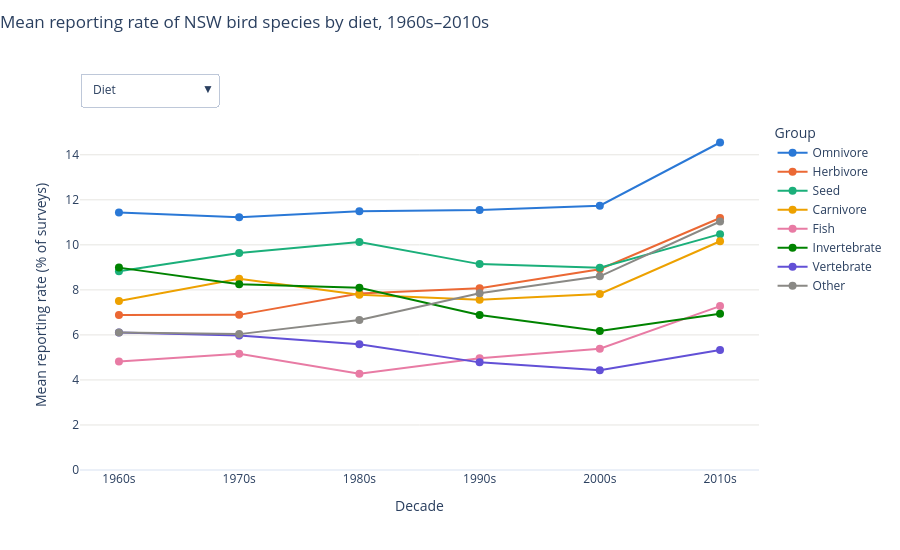

Notebook code cell kept with this figure:
### Markdown cell above
# Slide 1

### Code cell
import plotly.graph_objects as go

# Reporting rate of a species in a decade = share of that decade's surveys that recorded it.
# Atlas surveys only, 1960s-2010s: effort is thin before 1960, and DES (2020+) is a different program.
DECADES = list(range(1960, 2020, 10))

# Most early "surveys" are one-off sightings of a single species (84% in the 1960s vs 16% in the 2010s),
# which would make every species look like it's increasing. Keeping only surveys that list at least
# 20 species (i.e. full checklists) holds the median list at 36-45 species in every decade.
MIN_LIST_LENGTH = 20

atlas_decades = (
    all_obs
    .filter(pl.col("Source") == "Atlas")
    .with_columns(decade=pl.col("Observation End Date").dt.year() // 10 * 10)
    .filter(pl.col("decade").is_in(DECADES))
    .filter(pl.col("Species ID").n_unique().over("Survey ID") >= MIN_LIST_LENGTH)
)
surveys_per_decade = atlas_decades.group_by("decade").agg(surveys=pl.col("Survey ID").n_unique())
detections = atlas_decades.group_by("Species ID", "decade").agg(detections=pl.col("Survey ID").n_unique())

# Species list -> traits: IOC_Species_ID is text like "31.0", traits ID is a float
species_traits = (
    species
    .select(
        pl.col("spNo").alias("Species ID"),
        pl.col("IOC_Species_ID").cast(pl.Float64, strict=False).cast(pl.Int64).alias("ID"),
    )
    .join(traits.with_columns(pl.col("ID").cast(pl.Int64)), on="ID", how="inner")
)

# Every recorded species x every decade, so a decade where a species wasn't seen counts as 0
reporting_rates = (
    detections.select("Species ID").unique()
    .join(pl.DataFrame({"decade": DECADES}, schema={"decade": pl.Int32}), how="cross")
    .join(detections, on=["Species ID", "decade"], how="left")
    .join(surveys_per_decade, on="decade")
    .with_columns(reporting_rate=pl.col("detections").fill_null(0) / pl.col("surveys") * 100)
    .join(species_traits, on="Species ID", how="inner")
    # Extinct species sit at 0 throughout and only flatten their groups
    .filter(pl.col("Local_Status") != "Extinct")
)

TRAITS = {
    "Primary_Diet": "Diet",
    "Primary_Habitat": "Habitat",
    "Foraging_Strategy": "Foraging strategy",
    "Body_Size": "Body size",
    "Mobility": "Mobility",
    "ALA_IUCN": "IUCN status",
}
MAX_GROUPS = 8          # the palette has 8 hues; smaller groups fold into "Other"
MIN_GROUP_SPECIES = 3   # a mean over 1-2 species is too noisy to read a trend from
COLOURS = ["#2a78d6", "#eb6834", "#1baf7a", "#eda100", "#e87ba4", "#008300", "#6250d6", "#e34948"]
OTHER_COLOUR = "#8a8985"  # grey, so the catch-all doesn't read as a real group

def trait_lines(trait: str) -> pl.DataFrame:
    """Mean reporting rate per decade for each group of a trait."""
    rates = reporting_rates.filter(pl.col(trait).is_not_null())
    group_sizes = (
        rates.group_by(trait).agg(pl.col("Species ID").n_unique().alias("n"))
        .filter(pl.col("n") >= MIN_GROUP_SPECIES)
        .sort("n", descending=True)
    )
    keep = group_sizes[trait].head(MAX_GROUPS - 1 if group_sizes.height > MAX_GROUPS else MAX_GROUPS)
    rates = rates.with_columns(
        pl.when(pl.col(trait).is_in(keep.implode())).then(pl.col(trait)).otherwise(pl.lit("Other")).alias(trait)
    )
    return (
        rates
        .group_by(pl.col(trait).alias("group"), "decade")
        .agg(rate=pl.col("reporting_rate").mean(), species=pl.col("Species ID").n_unique())
        .sort("decade")
    )

fig = go.Figure()
buttons = []
for t, (trait, label) in enumerate(TRAITS.items()):
    lines = trait_lines(trait)
    # Order groups by their latest rate so the legend reads top-to-bottom like the line ends
    order = lines.filter(pl.col("decade") == max(DECADES)).sort("rate", descending=True)["group"].to_list()
    order = [g for g in order if g != "Other"] + (["Other"] if "Other" in order else [])
    for i, group in enumerate(order):
        line = lines.filter(pl.col("group") == group)
        fig.add_trace(go.Scatter(
            x=[f"{d}s" for d in line["decade"]],
            y=line["rate"].to_list(),
            name=group,
                        mode="lines+markers",
            line=dict(width=2, color=OTHER_COLOUR if group == "Other" else COLOURS[i]),
            marker=dict(size=8),
            customdata=line["species"].to_list(),
            hovertemplate=f"{group}: %{{y:.1f}}% (%{{customdata}} species)<extra></extra>",
            visible=(t == 0),
        ))
    buttons.append((label, len(order)))

# One dropdown entry per trait: show only that trait's lines
traces_so_far = 0
menu = []
for label, n in buttons:
    visible = [False] * len(fig.data)
    visible[traces_so_far:traces_so_far + n] = [True] * n
    traces_so_far += n
    menu.append(dict(label=label, method="update",
                     args=[{"visible": visible},
                           {"title.text": f"Mean reporting rate of NSW bird species by {label.lower()}, 1960s–2010s"}]))

fig.update_layout(
    template="plotly_white",
    title=dict(text=f"Mean reporting rate of NSW bird species by {buttons[0][0].lower()}, 1960s–2010s",
               x=0, y=0.97, yanchor="top"),
    # Trait picker sits under the title, above the plot
    updatemenus=[dict(buttons=menu, x=0, xanchor="left", y=1.04, yanchor="bottom", showactive=True)],
    xaxis=dict(title="Decade", showgrid=False),
    yaxis=dict(title="Mean reporting rate (% of surveys)", rangemode="tozero", gridcolor="#e6e5e1"),
    hovermode="x unified",
    legend=dict(title="Group"),
    margin=dict(t=120),
    height=550,
)
fig.show()

### Figure 1 — Plotly figure (JSON) as saved in the notebook; plotly's stock layout.template omitted (floating-point values rounded to 4 significant figures)
{"data": [{"customdata": [55, 55, 55, 55, 55, 55], "hovertemplate": "Omnivore: %{y:.1f}% (%{customdata} species)<extra></extra>", "line": {"color": "#2a78d6", "width": 2}, "marker": {"size": 8}, "mode": "lines+markers", "name": "Omnivore", "type": "scatter", "visible": true, "x": ["1960s", "1970s", "1980s", "1990s", "2000s", "2010s"], "y": [11.44, 11.22, 11.49, 11.55, 11.74, 14.55]}, {"customdata": [21, 21, 21, 21, 21, 21], "hovertemplate": "Herbivore: %{y:.1f}% (%{customdata} species)<extra></extra>", "line": {"color": "#eb6834", "width": 2}, "marker": {"size": 8}, "mode": "lines+markers", "name": "Herbivore", "type": "scatter", "visible": true, "x": ["1960s", "1970s", "1980s", "1990s", "2000s", "2010s"], "y": [6.88, 6.89, 7.843, 8.075, 8.919, 11.19]}, {"customdata": [51, 51, 51, 51, 51, 51], "hovertemplate": "Seed: %{y:.1f}% (%{customdata} species)<extra></extra>", "line": {"color": "#1baf7a", "width": 2}, "marker": {"size": 8}, "mode": "lines+markers", "name": "Seed", "type": "scatter", "visible": true, "x": ["1960s", "1970s", "1980s", "1990s", "2000s", "2010s"], "y": [8.829, 9.633, 10.12, 9.145, 8.981, 10.48]}, {"customdata": [35, 35, 35, 35, 35, 35], "hovertemplate": "Carnivore: %{y:.1f}% (%{customdata} species)<extra></extra>", "line": {"color": "#eda100", "width": 2}, "marker": {"size": 8}, "mode": "lines+markers", "name": "Carnivore", "type": "scatter", "visible": true, "x": ["1960s", "1970s", "1980s", "1990s", "2000s", "2010s"], "y": [7.51, 8.499, 7.785, 7.563, 7.819, 10.16]}, {"customdata": [48, 48, 48, 48, 48, 48], "hovertemplate": "Fish: %{y:.1f}% (%{customdata} species)<extra></extra>", "line": {"color": "#e87ba4", "width": 2}, "marker": {"size": 8}, "mode": "lines+markers", "name": "Fish", "type": "scatter", "visible": true, "x": ["1960s", "1970s", "1980s", "1990s", "2000s", "2010s"], "y": [4.818, 5.159, 4.28, 4.959, 5.388, 7.279]}, {"customdata": [269, 269, 269, 269, 269, 269], "hovertemplate": "Invertebrate: %{y:.1f}% (%{customdata} species)<extra></extra>", "line": {"color": "#008300", "width": 2}, "marker": {"size": 8}, "mode": "lines+markers", "name": "Invertebrate", "type": "scatter", "visible": true, "x": ["1960s", "1970s", "1980s", "1990s", "2000s", "2010s"], "y": [8.989, 8.254, 8.097, 6.884, 6.175, 6.943]}, {"customdata": [25, 25, 25, 25, 25, 25], "hovertemplate": "Vertebrate: %{y:.1f}% (%{customdata} species)<extra></extra>", "line": {"color": "#6250d6", "width": 2}, "marker": {"size": 8}, "mode": "lines+markers", "name": "Vertebrate", "type": "scatter", "visible": true, "x": ["1960s", "1970s", "1980s", "1990s", "2000s", "2010s"], "y": [6.107, 5.976, 5.584, 4.78, 4.43, 5.329]}, {"customdata": [45, 45, 45, 45, 45, 45], "hovertemplate": "Other: %{y:.1f}% (%{customdata} species)<extra></extra>", "line": {"color": "#8a8985", "width": 2}, "marker": {"size": 8}, "mode": "lines+markers", "name": "Other", "type": "scatter", "visible": true, "x": ["1960s", "1970s", "1980s", "1990s", "2000s", "2010s"], "y": [6.108, 6.035, 6.662, 7.852, 8.601, 11.04]}, {"customdata": [71, 71, 71, 71, 71, 71], "hovertemplate": "Woodland: %{y:.1f}% (%{customdata} species)<extra></extra>", "line": {"color": "#2a78d6", "width": 2}, "marker": {"size": 8}, "mode": "lines+markers", "name": "Woodland", "type": "scatter", "visible": false, "x": ["1960s", "1970s", "1980s", "1990s", "2000s", "2010s"], "y": [12.69, 13.64, 13.32, 11.9, 11.32, 13.32]}, {"customdata": [125, 125, 125, 125, 125, 125], "hovertemplate": "Forest: %{y:.1f}% (%{customdata} species)<extra></extra>", "line": {"color": "#eb6834", "width": 2}, "marker": {"size": 8}, "mode": "lines+markers", "name": "Forest", "type": "scatter", "visible": false, "x": ["1960s", "1970s", "1980s", "1990s", "2000s", "2010s"], "y": [12.26, 10.72, 11.44, 10.79, 10.26, 11.49]}, {"customdata": [88, 88, 88, 88, 88, 88], "hovertemplate": "Wetland: %{y:.1f}% (%{customdata} species)<extra></extra>", "line": {"color": "#1baf7a", "width": 2}, "marker": {"size": 8}, "mode": "lines+markers", "name": "Wetland", "type": "scatter", "visible": false, "x": ["1960s", "1970s", "1980s", "1990s", "2000s", "2010s"], "y": [8.754, 9.029, 8.029, 7.665, 8.136, 10.72]}, {"customdata": [63, 63, 63, 63, 63, 63], "hovertemplate": "Shrub: %{y:.1f}% (%{customdata} species)<extra></extra>", "line": {"color": "#eda100", "width": 2}, "marker": {"size": 8}, "mode": "lines+markers", "name": "Shrub", "type": "scatter", "visible": false, "x": ["1960s", "1970s", "1980s", "1990s", "2000s", "2010s"], "y": [9.022, 8.43, 8.511, 7.604, 6.901, 7.777]}, {"customdata": [40, 40, 40, 40, 40, 40], "hovertemplate": "Grassland: %{y:.1f}% (%{customdata} species)<extra></extra>", "line": {"color": "#e87ba4", "width": 2}, "marker": {"size": 8}, "mode": "lines+markers", "name": "Grassland", "type": "scatter", "visible": false, "x": ["1960s", "1970s", "1980s", "1990s", "2000s", "2010s"], "y": [6.56, 6.552, 6.418, 5.893, 5.849, 7.275]}, {"customdata": [45, 45, 45, 45, 45, 45], "hovertemplate": "Coastal: %{y:.1f}% (%{customdata} species)<extra></extra>", "line": {"color": "#008300", "width": 2}, "marker": {"size": 8}, "mode": "lines+markers", "name": "Coastal", "type": "scatter", "visible": false, "x": ["1960s", "1970s", "1980s", "1990s", "2000s", "2010s"], "y": [3.002, 2.703, 2.431, 3.024, 3.211, 4.422]}, {"customdata": [75, 75, 75, 75, 75, 75], "hovertemplate": "Sea: %{y:.1f}% (%{customdata} species)<extra></extra>", "line": {"color": "#6250d6", "width": 2}, "marker": {"size": 8}, "mode": "lines+markers", "name": "Sea", "type": "scatter", "visible": false, "x": ["1960s", "1970s", "1980s", "1990s", "2000s", "2010s"], "y": [0.2448, 0.1466, 0.1217, 0.1532, 0.1612, 0.2353]}, {"customdata": [42, 42, 42, 42, 42, 42], "hovertemplate": "Other: %{y:.1f}% (%{customdata} species)<extra></extra>", "line": {"color": "#8a8985", "width": 2}, "marker": {"size": 8}, "mode": "lines+markers", "name": "Other", "type": "scatter", "visible": false, "x": ["1960s", "1970s", "1980s", "1990s", "2000s", "2010s"], "y": [8.944, 9.771, 9.882, 8.768, 8.429, 10.69]}, {"customdata": [75, 75, 75, 75, 75, 75], "hovertemplate": "Mid height: %{y:.1f}% (%{customdata} species)<extra></extra>", "line": {"color": "#2a78d6", "width": 2}, "marker": {"size": 8}, "mode": "lines+markers", "name": "Mid height", "type": "scatter", "visible": false, "x": ["1960s", "1970s", "1980s", "1990s", "2000s", "2010s"], "y": [13.62, 12.91, 13.05, 11.83, 10.87, 12.36]}, {"customdata": [48, 48, 48, 48, 48, 48], "hovertemplate": "Canopy: %{y:.1f}% (%{customdata} species)<extra></extra>", "line": {"color": "#eb6834", "width": 2}, "marker": {"size": 8}, "mode": "lines+markers", "name": "Canopy", "type": "scatter", "visible": false, "x": ["1960s", "1970s", "1980s", "1990s", "2000s", "2010s"], "y": [10.53, 9.289, 10.23, 9.931, 9.657, 11.25]}, {"customdata": [48, 48, 48, 48, 48, 48], "hovertemplate": "Understorey: %{y:.1f}% (%{customdata} species)<extra></extra>", "line": {"color": "#1baf7a", "width": 2}, "marker": {"size": 8}, "mode": "lines+markers", "name": "Understorey", "type": "scatter", "visible": false, "x": ["1960s", "1970s", "1980s", "1990s", "2000s", "2010s"], "y": [10.85, 10.61, 10.91, 9.506, 8.846, 9.859]}, {"customdata": [206, 206, 206, 206, 206, 206], "hovertemplate": "On ground: %{y:.1f}% (%{customdata} species)<extra></extra>", "line": {"color": "#eda100", "width": 2}, "marker": {"size": 8}, "mode": "lines+markers", "name": "On ground", "type": "scatter", "visible": false, "x": ["1960s", "1970s", "1980s", "1990s", "2000s", "2010s"], "y": [8.612, 8.439, 8.484, 7.926, 7.888, 9.573]}, {"customdata": [37, 37, 37, 37, 37, 37], "hovertemplate": "Water: %{y:.1f}% (%{customdata} species)<extra></extra>", "line": {"color": "#e87ba4", "width": 2}, "marker": {"size": 8}, "mode": "lines+markers", "name": "Water", "type": "scatter", "visible": false, "x": ["1960s", "1970s", "1980s", "1990s", "2000s", "2010s"], "y": [5.851, 5.834, 4.836, 5.164, 5.407, 7.228]}, {"customdata": [85, 85, 85, 85, 85, 85], "hovertemplate": "Water surface: %{y:.1f}% (%{customdata} species)<extra></extra>", "line": {"color": "#008300", "width": 2}, "marker": {"size": 8}, "mode": "lines+markers", "name": "Water surface", "type": "scatter", "visible": false, "x": ["1960s", "1970s", "1980s", "1990s", "2000s", "2010s"], "y": [3.423, 4.032, 3.399, 3.336, 3.562, 4.776]}, {"customdata": [14, 14, 14, 14, 14, 14], "hovertemplate": "In air: %{y:.1f}% (%{customdata} species)<extra></extra>", "line": {"color": "#6250d6", "width": 2}, "marker": {"size": 8}, "mode": "lines+markers", "name": "In air", "type": "scatter", "visible": false, "x": ["1960s", "1970s", "1980s", "1990s", "2000s", "2010s"], "y": [7.705, 6.555, 5.943, 4.066, 3.152, 3.424]}, {"customdata": [239, 239, 239, 239, 239, 239], "hovertemplate": "Large: %{y:.1f}% (%{customdata} species)<extra></extra>", "line": {"color": "#2a78d6", "width": 2}, "marker": {"size": 8}, "mode": "lines+markers", "name": "Large", "type": "scatter", "visible": false, "x": ["1960s", "1970s", "1980s", "1990s", "2000s", "2010s"], "y": [6.905, 7.477, 7.409, 7.536, 8.003, 10.16]}, {"customdata": [87, 87, 87, 87, 87, 87], "hovertemplate": "Medium: %{y:.1f}% (%{customdata} species)<extra></extra>", "line": {"color": "#eb6834", "width": 2}, "marker": {"size": 8}, "mode": "lines+markers", "name": "Medium", "type": "scatter", "visible": false, "x": ["1960s", "1970s", "1980s", "1990s", "2000s", "2010s"], "y": [7.958, 8.155, 8.246, 7.904, 7.653, 9.205]}, {"customdata": [189, 189, 189, 189, 189, 189], "hovertemplate": "Small: %{y:.1f}% (%{customdata} species)<extra></extra>", "line": {"color": "#1baf7a", "width": 2}, "marker": {"size": 8}, "mode": "lines+markers", "name": "Small", "type": "scatter", "visible": false, "x": ["1960s", "1970s", "1980s", "1990s", "2000s", "2010s"], "y": [11.06, 9.527, 9.508, 7.866, 6.782, 7.329]}, {"customdata": [34, 34, 34, 34, 34, 34], "hovertemplate": "Very Large: %{y:.1f}% (%{customdata} species)<extra></extra>", "line": {"color": "#eda100", "width": 2}, "marker": {"size": 8}, "mode": "lines+markers", "name": "Very Large", "type": "scatter", "visible": false, "x": ["1960s", "1970s", "1980s", "1990s", "2000s", "2010s"], "y": [3.812, 4.187, 3.613, 3.622, 3.579, 4.644]}, {"customdata": [73, 73, 73, 73, 73, 73], "hovertemplate": "Sedentary: %{y:.1f}% (%{customdata} species)<extra></extra>", "line": {"color": "#2a78d6", "width": 2}, "marker": {"size": 8}, "mode": "lines+markers", "name": "Sedentary", "type": "scatter", "visible": false, "x": ["1960s", "1970s", "1980s", "1990s", "2000s", "2010s"], "y": [10.78, 10.49, 10.84, 9.737, 9.204, 10.72]}, {"customdata": [344, 344, 344, 344, 344, 344], "hovertemplate": "Various: %{y:.1f}% (%{customdata} species)<extra></extra>", "line": {"color": "#eb6834", "width": 2}, "marker": {"size": 8}, "mode": "lines+markers", "name": "Various", "type": "scatter", "visible": false, "x": ["1960s", "1970s", "1980s", "1990s", "2000s", "2010s"], "y": [10.11, 9.829, 9.713, 9.099, 8.891, 10.63]}, {"customdata": [37, 37, 37, 37, 37, 37], "hovertemplate": "Nomadic: %{y:.1f}% (%{customdata} species)<extra></extra>", "line": {"color": "#1baf7a", "width": 2}, "marker": {"size": 8}, "mode": "lines+markers", "name": "Nomadic", "type": "scatter", "visible": false, "x": ["1960s", "1970s", "1980s", "1990s", "2000s", "2010s"], "y": [3.376, 4.082, 3.977, 4.274, 4.603, 6.491]}, {"customdata": [91, 91, 91, 91, 91, 91], "hovertemplate": "Migratory: %{y:.1f}% (%{customdata} species)<extra></extra>", "line": {"color": "#eda100", "width": 2}, "marker": {"size": 8}, "mode": "lines+markers", "name": "Migratory", "type": "scatter", "visible": false, "x": ["1960s", "1970s", "1980s", "1990s", "2000s", "2010s"], "y": [1.57, 1.206, 1.059, 0.8686, 0.6965, 0.801]}, {"customdata": [2, 2, 2, 2, 2, 2], "hovertemplate": "Other: %{y:.1f}% (%{customdata} species)<extra></extra>", "line": {"color": "#8a8985", "width": 2}, "marker": {"size": 8}, "mode": "lines+markers", "name": "Other", "type": "scatter", "visible": false, "x": ["1960s", "1970s", "1980s", "1990s", "2000s", "2010s"], "y": [4.262, 5.911, 7.442, 3.797, 3.032, 1.92]}, {"customdata": [474, 474, 474, 474, 474, 474], "hovertemplate": "LC: %{y:.1f}% (%{customdata} species)<extra></extra>", "line": {"color": "#2a78d6", "width": 2}, "marker": {"size": 8}, "mode": "lines+markers", "name": "LC", "type": "scatter", "visible": false, "x": ["1960s", "1970s", "1980s", "1990s", "2000s", "2010s"], "y": [9.278, 9.154, 9.085, 8.494, 8.27, 9.932]}, {"customdata": [22, 22, 22, 22, 22, 22], "hovertemplate": "NT: %{y:.1f}% (%{customdata} species)<extra></extra>", "line": {"color": "#eb6834", "width": 2}, "marker": {"size": 8}, "mode": "lines+markers", "name": "NT", "type": "scatter", "visible": false, "x": ["1960s", "1970s", "1980s", "1990s", "2000s", "2010s"], "y": [1.863, 0.9001, 0.8605, 0.7733, 0.7784, 1.081]}, {"customdata": [32, 32, 32, 32, 32, 32], "hovertemplate": "VU: %{y:.1f}% (%{customdata} species)<extra></extra>", "line": {"color": "#1baf7a", "width": 2}, "marker": {"size": 8}, "mode": "lines+markers", "name": "VU", "type": "scatter", "visible": false, "x": ["1960s", "1970s", "1980s", "1990s", "2000s", "2010s"], "y": [2.558, 1.538, 1.58, 1.041, 0.7616, 0.64]}, {"customdata": [16, 16, 16, 16, 16, 16], "hovertemplate": "EN: %{y:.1f}% (%{customdata} species)<extra></extra>", "line": {"color": "#eda100", "width": 2}, "marker": {"size": 8}, "mode": "lines+markers", "name": "EN", "type": "scatter", "visible": false, "x": ["1960s", "1970s", "1980s", "1990s", "2000s", "2010s"], "y": [1.714, 1.276, 1.345, 0.7394, 0.609, 0.5396]}, {"customdata": [4, 4, 4, 4, 4, 4], "hovertemplate": "CR: %{y:.1f}% (%{customdata} species)<extra></extra>", "line": {"color": "#e87ba4", "width": 2}, "marker": {"size": 8}, "mode": "lines+markers", "name": "CR", "type": "scatter", "visible": false, "x": ["1960s", "1970s", "1980s", "1990s", "2000s", "2010s"], "y": [1.175, 0.3005, 0.1819, 0.2552, 0.1949, 0.06493]}], "layout": {"height": 550, "hovermode": "x unified", "legend": {"title": {"text": "Group"}}, "margin": {"t": 120}, "title": {"text": "Mean reporting rate of NSW bird species by diet, 1960s–2010s", "x": 0, "y": 0.97, "yanchor": "top"}, "updatemenus": [{"buttons": [{"args": [{"visible": [true, true, true, true, true, true, true, true, false, false, false, false, false, false, false, false, false, false, false, false, false, false, false, false, false, false, false, false, false, false, false, false, false, false, false, false, false]}, {"title.text": "Mean reporting rate of NSW bird species by diet, 1960s–2010s"}], "label": "Diet", "method": "update"}, {"args": [{"visible": [false, false, false, false, false, false, false, false, true, true, true, true, true, true, true, true, false, false, false, false, false, false, false, false, false, false, false, false, false, false, false, false, false, false, false, false, false]}, {"title.text": "Mean reporting rate of NSW bird species by habitat, 1960s–2010s"}], "label": "Habitat", "method": "update"}, {"args": [{"visible": [false, false, false, false, false, false, false, false, false, false, false, false, false, false, false, false, true, true, true, true, true, true, true, false, false, false, false, false, false, false, false, false, false, false, false, false, false]}, {"title.text": "Mean reporting rate of NSW bird species by foraging strategy, 1960s–2010s"}], "label": "Foraging strategy", "method": "update"}, {"args": [{"visible": [false, false, false, false, false, false, false, false, false, false, false, false, false, false, false, false, false, false, false, false, false, false, false, true, true, true, true, false, false, false, false, false, false, false, false, false, false]}, {"title.text": "Mean reporting rate of NSW bird species by body size, 1960s–2010s"}], "label": "Body size", "method": "update"}, {"args": [{"visible": [false, false, false, false, false, false, false, false, false, false, false, false, false, false, false, false, false, false, false, false, false, false, false, false, false, false, false, true, true, true, true, true, false, false, false, false, false]}, {"title.text": "Mean reporting rate of NSW bird species by mobility, 1960s–2010s"}], "label": "Mobility", "method": "update"}, {"args": [{"visible": [false, false, false, false, false, false, false, false, false, false, false, false, false, false, false, false, false, false, false, false, false, false, false, false, false, false, false, false, false, false, false, false, true, true, true, true, true]}, {"title.text": "Mean reporting rate of NSW bird species by iucn status, 1960s–2010s"}], "label": "IUCN status", "method": "update"}], "showactive": true, "x": 0, "xanchor": "left", "y": 1.04, "yanchor": "bottom"}], "xaxis": {"showgrid": false, "title": {"text": "Decade"}}, "yaxis": {"gridcolor": "#e6e5e1", "rangemode": "tozero", "title": {"text": "Mean reporting rate (% of surveys)"}}}}
